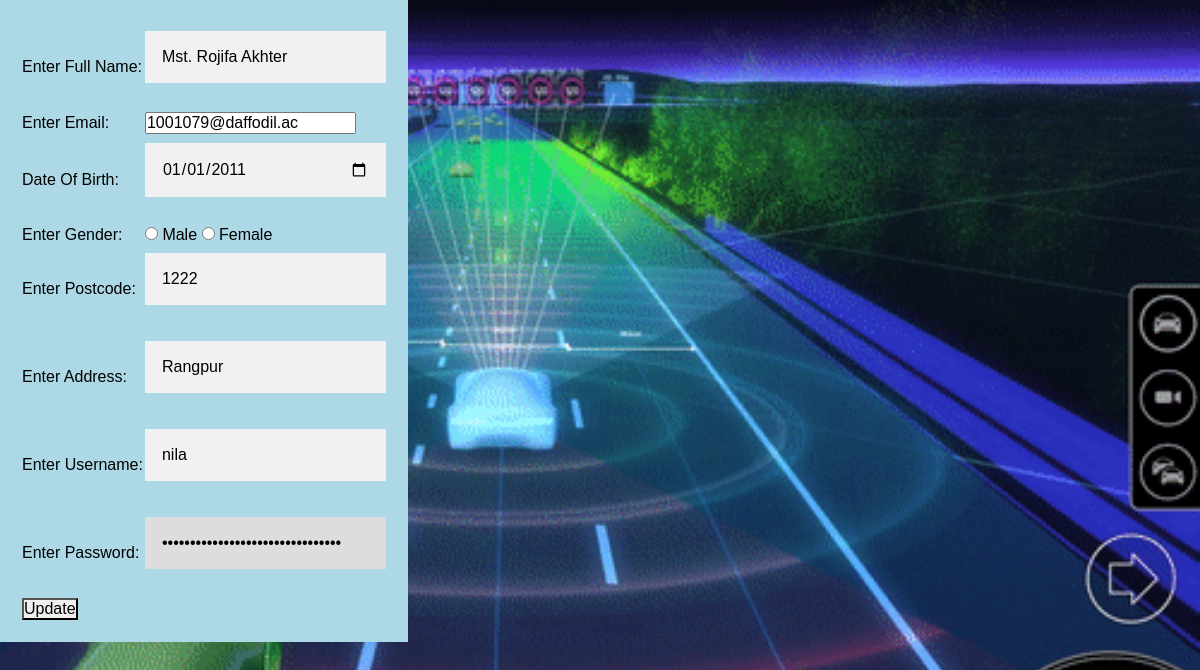
Screenshot of /edit.php?id=6 with the database file from the repository.
### tables this page shows
CREATE TABLE `users` (
  `id` int(11) NOT NULL,
  `name` text NOT NULL,
  `email` text NOT NULL,
  `date_of_birth` date NOT NULL,
  `gender` text NOT NULL,
  `postcode` int(11) NOT NULL,
  `address` text NOT NULL,
  `username` text NOT NULL,
  `password` text NOT NULL
);

### edit.php (the view, shortened to what this page needs)
<?php
$id=$_GET['id'];
require 'db.php';
$read="SELECT * FROM users WHERE id='$id'";
$output=mysqli_query($db_con,$read);
$result=mysqli_fetch_array($output);
?>
<!DOCTYPE html>
<html lang="en">
<head>
  <link rel="stylesheet" href="https://www.w3schools.com/php/">
  <link rel="stylesheet" href="https://www.cloudways.com/blog/best-php-frameworks/?__cf_chl_jschl_tk__=pmd_DAB4WrMDsJ1Z0td49cPoLflEyFrhqJihJ6BfGmBTIN8-1635284383-0-gqNtZGzNAiWjcnBszQil#choosing">
  <link rel="stylesheet" href="css/style.css" type="text/css">
</head>
<body>
<div>
  <form action="update.php" method="POST" enctype="form-data" >
    <table class="editfrm">
      <tr><td>Enter Full Name: </td><td><input name="name" type="text" placeholder="Enter Your Name" value="<?=$result['name'] ?>"></td></tr>
	    <tr><td>Enter Email: </td><td><input name="email" type="email" value="<?=$result['email'] ?>"></td></tr>
      <tr><td>Date Of Birth: </td><td><input  name="dtb" type="date"  value="<?=$result['date_of_birth'] ?>"></td></tr>
      <tr><td>Enter Gender: </td>
  	  <td>
  		<input name="gender" type="radio"  value="<?=$result['gender'] ?>"> Male
  		<input name="gender" type="radio"  value="<?=$result['gender'] ?>"> Female
  	  </td></tr>
      <tr><td>Enter Postcode: </td><td><input name="postcode" type="text" value="<?=$result['postcode'] ?>"></td></tr>
      <tr><td>Enter Address: </td><td><input name="paddress" type="text" value="<?=$result['address'] ?>"></td></tr>
      <tr><td>Enter Username: </td><td><input name="username" type="text" value="<?=$result['username'] ?>"></td></tr>
      <tr><td>Enter Password: </td><td><input name="password" type="password" value="<?=$result['password'] ?>"></td></tr>
      <tr>
	  <td>
		<button name="btn" type="submit" value="submit">Update</button>
	  </td>
	</tr>
	</table>
	</form>
</div>
</body>
</html>

### rows the page displays
users: name "Mst. Rojifa Akhter", email "1001079@daffodil.ac", dtb "01/01/2011", postcode "1222", paddress "Rangpur", username "nila"
